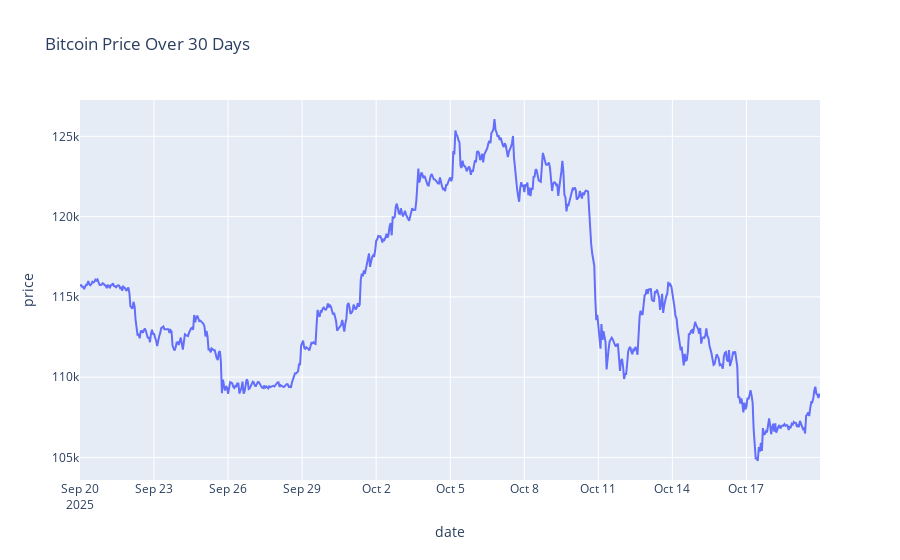

Notebook code cell kept with this figure:
### Markdown cell above
3. Visualize the Trend

### Code cell
import plotly.express as px

prices = fetch_crypto_data('bitcoin', 'usd', 30)
fig = px.line(prices, y='price', title='Bitcoin Price Over 30 Days')
fig.show()

### Figure 1 — Plotly figure (JSON) as saved in the notebook; plotly's stock layout.template omitted (floating-point values rounded to 4 significant figures; data arrays with more than 128 entries replaced by an {"elided": "..."} marker saying what was removed)
{"data": [{"hovertemplate": "date=%{x}<br>price=%{y}<extra></extra>", "legendgroup": "", "line": {"color": "#636efa", "dash": "solid"}, "marker": {"symbol": "circle"}, "mode": "lines", "name": "", "orientation": "v", "showlegend": false, "type": "scatter", "x": {"elided": "721 str values"}, "xaxis": "x", "y": {"elided": "721 float values"}, "yaxis": "y"}], "layout": {"legend": {"tracegroupgap": 0}, "title": {"text": "Bitcoin Price Over 30 Days"}, "xaxis": {"anchor": "y", "domain": [0, 1], "title": {"text": "date"}}, "yaxis": {"anchor": "x", "domain": [0, 1], "title": {"text": "price"}}}}
